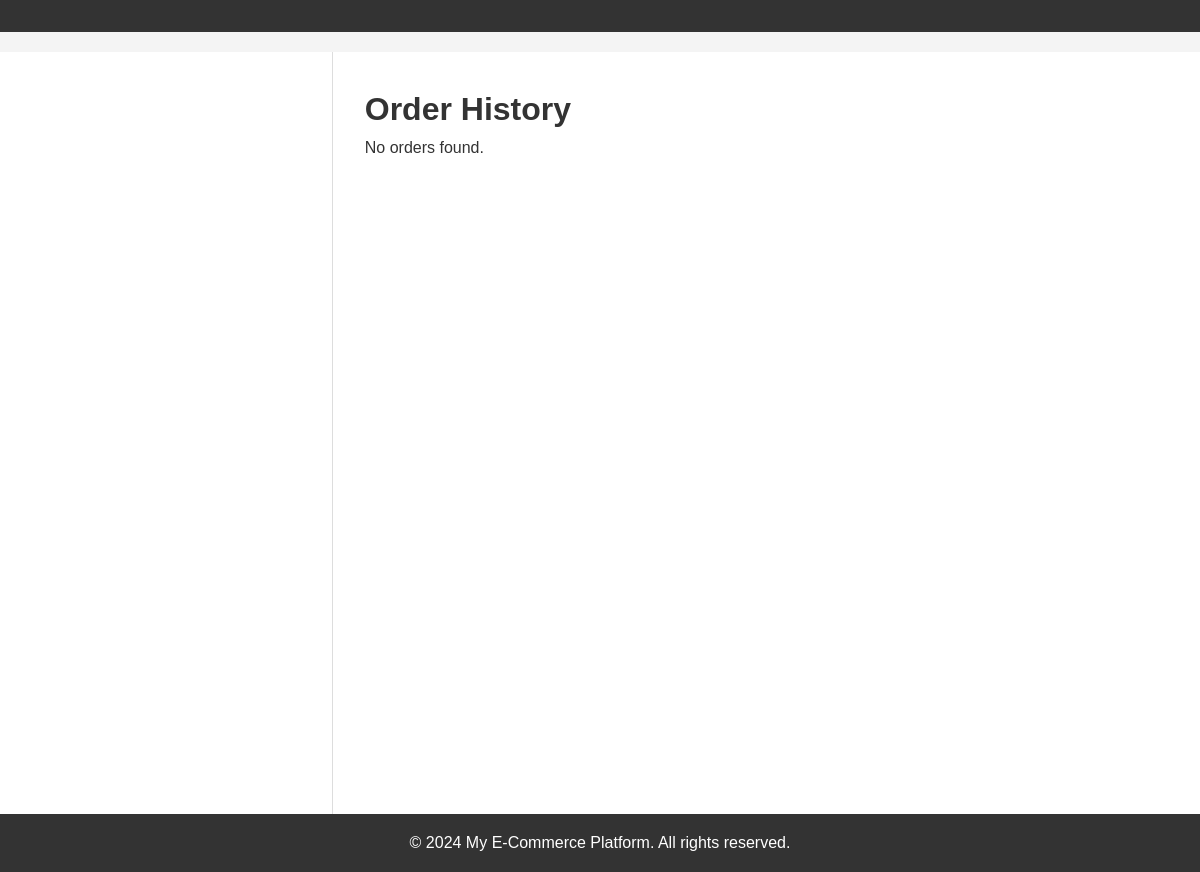
Before: /orders/orders/history/1/ with the older database file.
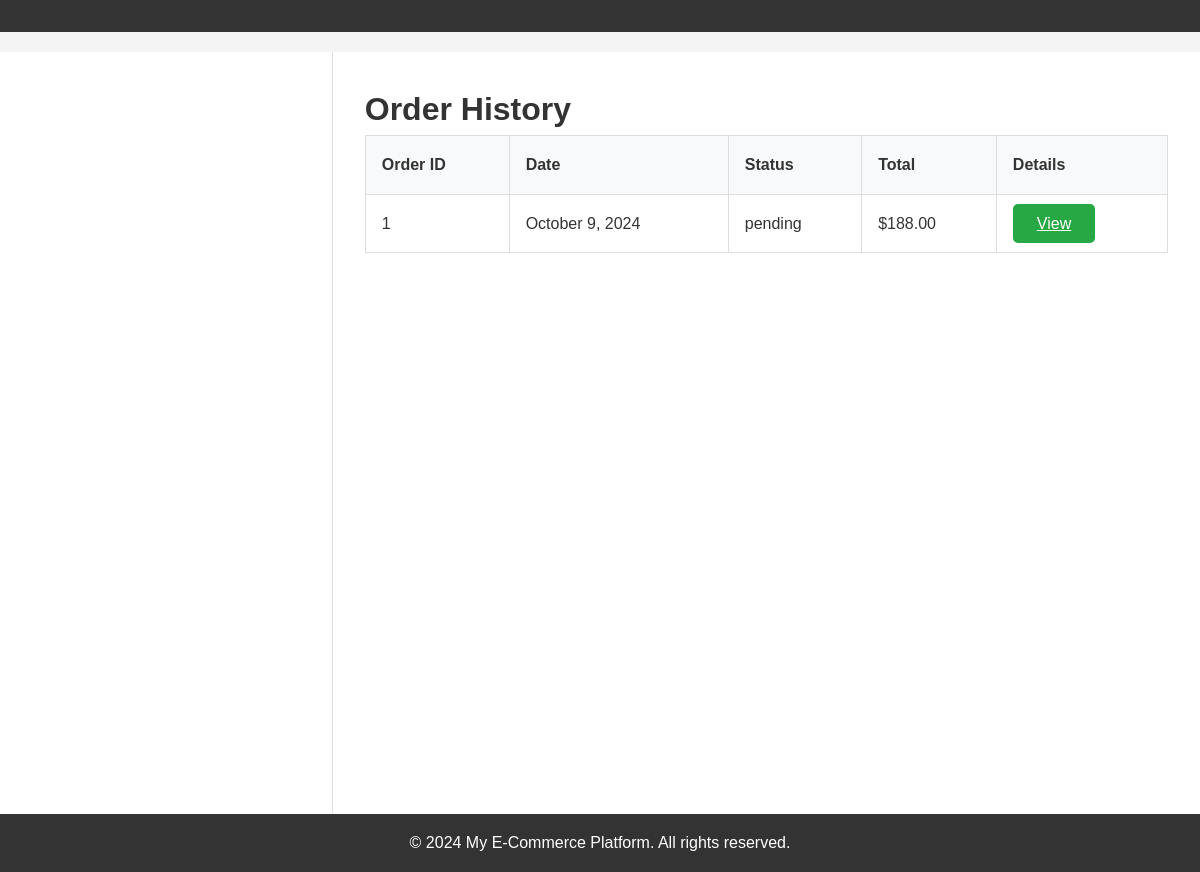
After: the same page with the newer database file.
### orders/models.py (models this page shows, shortened)
class Order(models.Model):
    customer = models.ForeignKey(Customer, on_delete=models.CASCADE, related_name='orders')
    order_date = models.DateTimeField(auto_now_add=True)
    status = models.CharField(max_length=50, choices=[
        ('pending', 'Pending'),
        ('processed', 'Processed'),
        ('shipped', 'Shipped'),
        ('delivered', 'Delivered'),
        ('canceled', 'Canceled'),
    ], default='pending')
    total_amount = models.DecimalField(
        max_digits=10,
        decimal_places=2,
        validators=[MinValueValidator(Decimal('0.00'))],
        default=Decimal('0.00')
    )
    shipping_address = models.CharField(max_length=255)
    payment_status = models.CharField(max_length=50, choices=[
        ('paid', 'Paid'),
        ('unpaid', 'Unpaid'),
        ('refunded', 'Refunded'),
    ], default='unpaid')
    objects = OrderManager
    class Meta:
        ordering = ['-order_date']
        verbose_name = 'Order'
        verbose_name_plural = 'Orders'
        constraints = [
            models.CheckConstraint(check=models.Q(total_amount__gte=0), name='total_amount_non_negative')
        ]

### orders/views.py (the view)
# urls.py: path('orders/history/<int:customer_id>/', OrderHistoryView.as_view(), name='order_history'),
class OrderHistoryView(View):
    template_name = 'orders/order_history.html'
    def get(self, request, customer_id, *args, **kwargs):
        order_history = OrderController().get_order_history(customer_id)
        return render(request, self.template_name, {'order_history': order_history})

### orders/controllers.py (called while the page is built)
    def get_order_history(self, customer_id):
        return self.order_service.get_order_history(customer_id)

### orders/services.py (called while the page is built)
    @staticmethod
    def get_order_history(customer_id):
        return Order.objects.filter(customer_id=customer_id).order_by('-order_date')

### orders/templates/orders/order_history.html (shortened to what this page needs)
{% extends 'base.html' %}
{% block content %}
<h1>Order History</h1>
{% if order_history %}
<table class="order-history-table">
    <thead>
        <tr>
            <th>Order ID</th>
            <th>Date</th>
            <th>Status</th>
            <th>Total</th>
            <th>Details</th>
        </tr>
    </thead>
    <tbody>
        {% for order in order_history %}
        <tr>
            <td>{{ order.id }}</td>
            <td>{{ order.order_date|date:"F j, Y" }}</td>
            <td>{{ order.status }}</td>
            <td>${{ order.total_amount }}</td>
            <td><a href="{% url 'order_detail' order.id %}" class="btn btn-primary">View</a></td>
        </tr>
        {% endfor %}
    </tbody>
</table>
{% else %}
<p>No orders found.</p>
{% endif %}
{% endblock %}

### templates/base.html (shortened to what this page needs)
<!DOCTYPE html>
<html lang="en">
<head>
    {% load static %}
    <link rel="stylesheet" href="{% static 'css/styles.css' %}">
</head>
<body>
    <header>
        <div class="navbar">
        </div>
    </header>
    <div class="container">
        <div class="sidebar">
        </div>
        <main>
            {% block content %}{% endblock %}
        </main>
    </div>
    <footer>
        <p>&copy; 2024 My E-Commerce Platform. All rights reserved.</p>
    </footer>
</body>
</html>

### static/css/styles.css (style rules this page uses)
* { margin: 0; padding: 0; box-sizing: border-box; }
body { font-family: 'Arial', sans-serif; line-height: 1.6; background-color: #f4f4f4; color: #333; }
.navbar { display: flex; justify-content: space-around; background-color: #333; padding: 1rem; }
.container { display: flex; min-height: 100vh; margin: 20px auto; max-width: 1200px; }
.sidebar { flex: 1; background-color: #fff; padding: 2rem; border-right: 1px solid #ddd; }
main { flex: 3; padding: 2rem; background-color: #fff; }
footer { background-color: #333; color: #fff; text-align: center; padding: 1rem 0; position: fixed; bottom: 0; width: 100%; }
.btn { padding: 0.7rem 1.5rem; border: none; cursor: pointer; border-radius: 5px; font-size: 1rem; transition: background-color 0.3s ease; }
.btn-primary { background-color: #28a745; color: white; }
table { width: 100%; border-collapse: collapse; margin-bottom: 20px; }
table, th, td { border: 1px solid #ddd; }
th, td { padding: 1rem; text-align: left; }
th { background-color: #f8f9fa; color: #333; }
td { background-color: #fff; }

Changed rows visible on the page:
added Order: id "1", order_date "October 9, 2024", status "pending", total_amount "188.00"
Other visible differences:
text no longer shown: "No orders found."
text now shown: "Order ID Date Status Total Details"
